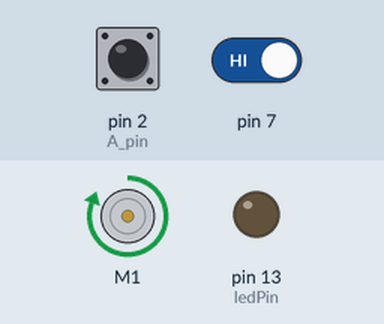
A sketch run on a simulated Arduino Uno, built with avr-gcc and run on an emulated ATmega328P. On the bench: DC motor (green arrow = forward, orange = backward, longer = faster), output pins drawn as LEDs (lit = HIGH). The test bench sets the inputs (shaded band); at power-on: pin 7 HIGH, pin 2 (A_pin) HIGH. What the sketch prints to the serial monitor is not drawn.

Above: at 1.2 s.
1.3 s: pin 7 driven LOW
At 1.8 s:
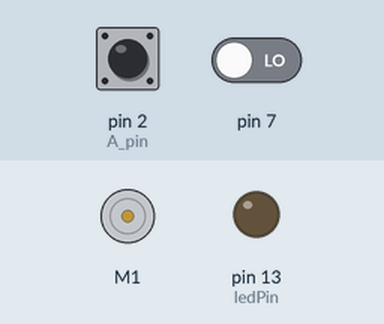
Timing chart, 0 to 4.3 s (numbered marks = the images above; inputs shaded):
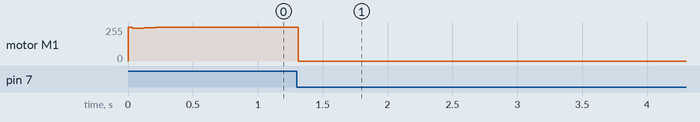

The sketch:

mc.ino
```cpp
#include "DualMC33926MotorShield.h"
//#include <PID_v1.h>

/*
 *Outputs Radian/sec
 *
  Brown: 5V
  Blue: 0
  A: black
  B: White
  Z: Orange
*/

// constants won't change. They're used here to set pin numbers:
const byte A_pin = 2;     // the number of the pushbutton pin
const byte B_pin = 1;      // the number of the LED pin
const byte Z_pin = 3;      // the number of the LED pin
const byte ledPin = 13;
int input;
const int constant = 30;
volatile double CurrentTime;
volatile double ElapsedTime;
volatile double StartTime = 0;
volatile double w;
volatile int counter = 0;
volatile double u = 200;
volatile double sum_error=0;

double Setpoint, Input, Output,Error, prev_err;
float Kp,Ki,Kd;
//volatile long t_p,t_n,t_delta;
//Specify the links and initial tuning parameters
//PID myPID(&Input, &Output, &Setpoint,2,5,1, DIRECT);
DualMC33926MotorShield md;


void stopIfFault()
{
  if (md.getFault())
  {
    Serial.println("fault");
    while(1);
  }
}

void setup()
{
  Serial.begin(9600);
  Serial.println("Dual MC33926 Motor Shield");
  pinMode(ledPin, OUTPUT);
  pinMode(A_pin, INPUT_PULLUP);
  pinMode(7, INPUT);
  attachInterrupt(digitalPinToInterrupt(A_pin), disp, RISING);
 // myPID.SetMode(AUTOMATIC);

  Setpoint = 10;
  Kp = 90;
  Kd = 10;
  Ki = 1;
  md.init();
  //md.setM1Speed(250);
  //delay(40000);

}

void loop()
{
  if(Serial.available()){
    input = Serial.read();
    input =input - 90;
    Serial.print(input);
    if(input > 7 && input < 22){
      Setpoint = input;
    }
  }
  while(!digitalRead(7)){
    md.setM1Speed(round(0));
    sum_error = 0;
  }
  Error=Setpoint-w;
  sum_error+=Error;
  Output=Kp*Error+Ki*sum_error+(Error-prev_err)*Kd;//controller
  //Serial.println(Output);
  if(abs(Output)>1000){
    if(Output<-1000){
      Output = -1000;
    }else{
      Output = 1000;
    }
  }

  Output = map(Output,-1000,1000,0,400);

  int sum_limit = 300;
  if(abs(sum_error)>sum_limit){
    if (sum_error>0){
      sum_error = sum_limit;
    }else{
      sum_error =-sum_limit;
    }
  }

  prev_err = Error;
  //Output = 130;
  md.setM1Speed(round(Output));
  stopIfFault();
  delay(30);

}
//void set_output(){
//  t_n = millis();
//  if(t_n-t_p != 0){
//    t_delta = t_n - t_p;
//  }
//  t_p = t_n;
//}


void disp() {
  ++counter;
  if(counter == constant){
    CurrentTime = millis();
    ElapsedTime = (CurrentTime - StartTime)/1000;
    StartTime = millis();
    counter = 0;
    w = constant * 6.28 / 1024 / ElapsedTime; //rad per sec
    //Serial.println(Setpoint);
    //Serial.println(Output);
    //Serial.println(sum_error);
  }
}
```

Measured:
- after the input at 1.3 s, motor M1: forward 255/255 → stopped at once
